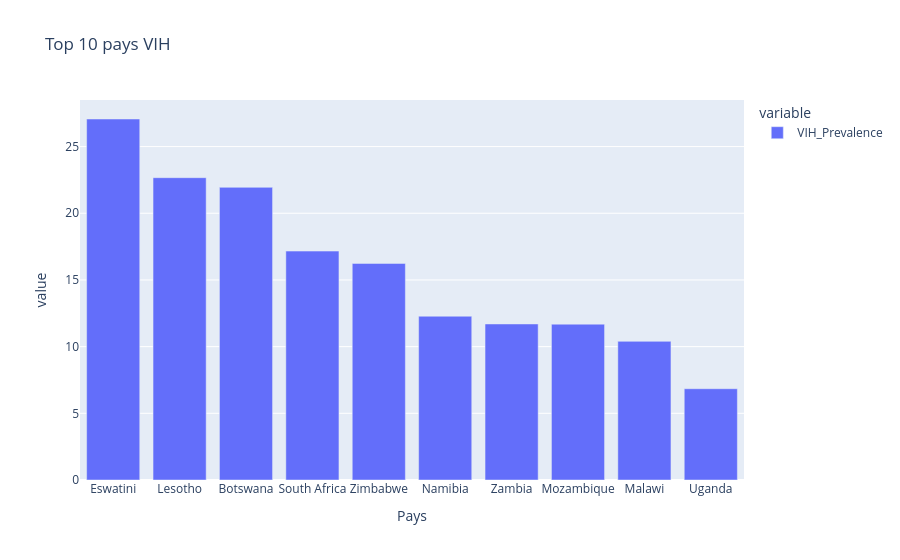

Here is the notebook cell this chart was saved with:
### Code cell
#Top pays les plus touchés par le vih
top = df.groupby("Pays")["VIH_Prevalence"].mean().sort_values(ascending=False).head(10)

fig = px.bar(top, title="Top 10 pays VIH")
fig.show()

### Figure 1 — Plotly figure (JSON) as saved in the notebook; plotly's stock layout.template omitted (floating-point values rounded to 4 significant figures)
{"data": [{"hovertemplate": "variable=VIH_Prevalence<br>Pays=%{x}<br>value=%{y}<extra></extra>", "legendgroup": "VIH_Prevalence", "marker": {"color": "#636efa", "pattern": {"shape": ""}}, "name": "VIH_Prevalence", "orientation": "v", "showlegend": true, "textposition": "auto", "type": "bar", "x": ["Eswatini", "Lesotho", "Botswana", "South Africa", "Zimbabwe", "Namibia", "Zambia", "Mozambique", "Malawi", "Uganda"], "xaxis": "x", "y": [27.07, 22.67, 21.94, 17.16, 16.24, 12.28, 11.7, 11.68, 10.4, 6.844], "yaxis": "y"}], "layout": {"barmode": "relative", "legend": {"title": {"text": "variable"}, "tracegroupgap": 0}, "title": {"text": "Top 10 pays VIH"}, "xaxis": {"anchor": "y", "domain": [0, 1], "title": {"text": "Pays"}}, "yaxis": {"anchor": "x", "domain": [0, 1], "title": {"text": "value"}}}}
